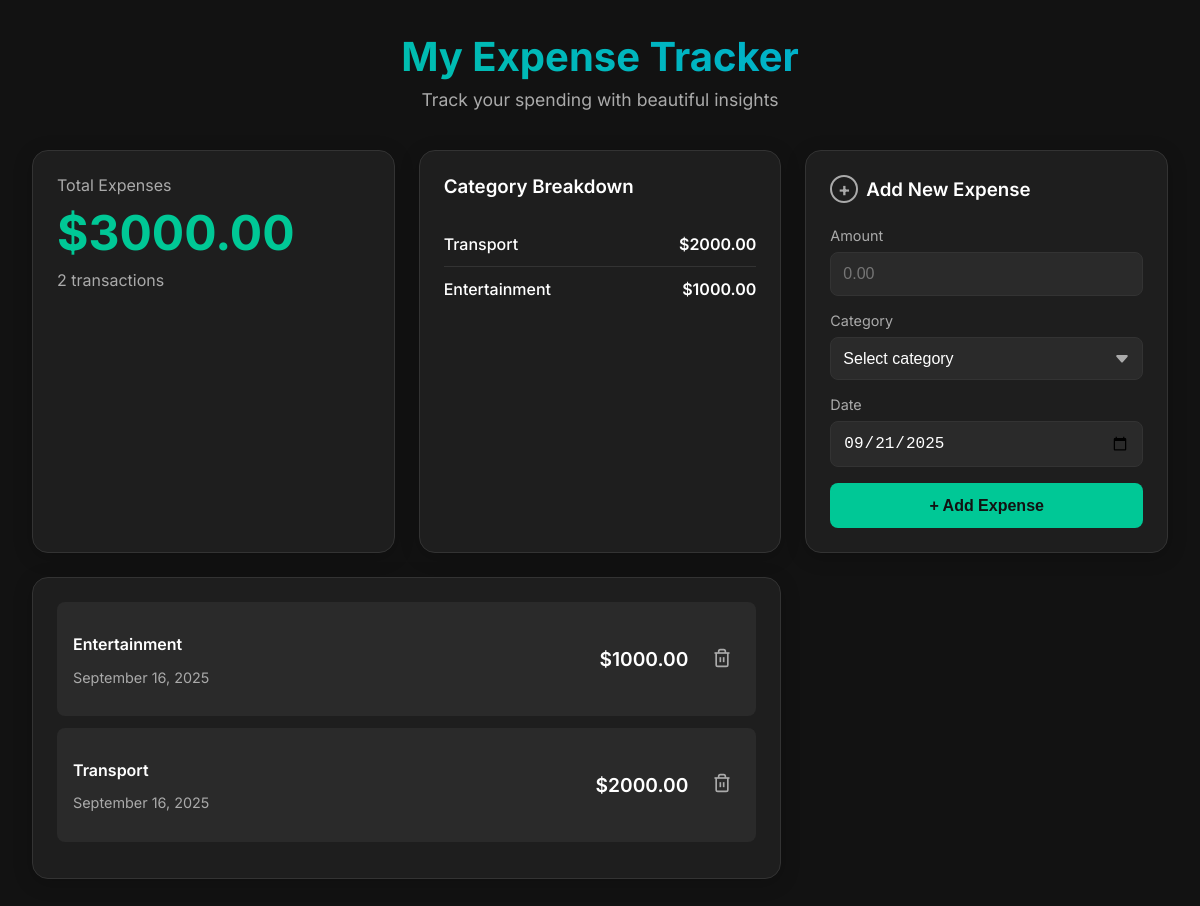
The page / on the database its author committed.
### Expense/models.py (models this page shows, shortened)
class Expense(models.Model):
    amount = models.DecimalField(max_digits=10, decimal_places=2)
    category = models.CharField(max_length=50)
    date = models.DateField()

### Expense/views.py (the view, shortened to what this page needs)
# urls.py: path('', views.expense_tracker_view, name='expense_tracker'),
def expense_tracker_view(request):
    expenses = Expense.objects.all().order_by('-date')
    total_expenses_data = expenses.aggregate(total=Sum('amount'))
    total_expenses = total_expenses_data['total'] if total_expenses_data['total'] else 0
    transaction_count = expenses.count()
    category_breakdown = expenses.values('category').annotate(total=Sum('amount')).order_by('-total')
    todays_date = date.today().strftime('%Y-%m-%d')
    context = {
        'expenses': expenses,
        'total_expenses': total_expenses,
        'transaction_count': transaction_count,
        'category_breakdown': category_breakdown,
        'todays_date': todays_date, # Add it to the context
    }
    return render(request, 'index.html', context)

### templates/index.html (shortened to what this page needs)
{% load static %}
<!DOCTYPE html>
<html lang="en">
<head>
    <link rel="stylesheet" href="{% static 'css/style.css' %}">
</head>
<body>
    <div class="container">
        <header class="header">
            <h1>My Expense Tracker</h1>
            <p>Track your spending with beautiful insights</p>
        </header>
        <main class="dashboard-grid">
            <div class="card total-expenses-card">
                <span class="card-label">Total Expenses</span>
                <h2>${{ total_expenses|floatformat:2 }}</h2>
                <p>{{ transaction_count }} transaction{{ transaction_count|pluralize }}</p>
            </div>
            <div class="card category-breakdown-card">
                <h3>Category Breakdown</h3>
                <div id="category-list" class="category-list">
                    {% if category_breakdown %}
                        {% for item in category_breakdown %}
                        <div class="category-item">
                            <span class="category-name">{{ item.category }}</span>
                            <span class="category-amount">${{ item.total|floatformat:2 }}</span>
                        </div>
                        {% endfor %}
                    {% else %}
                        <div class="empty-state">
                            <span>No expenses yet to show insights.</span>
                        </div>
                    {% endif %}
                </div>
            </div>
            <div class="card add-expense-card">
                <h3><span class="plus-icon">+</span> Add New Expense</h3>
                <form id="expense-form" method="POST" action="{% url 'expense_tracker' %}">
                    <div class="form-group">
                        <label for="amount">Amount</label>
                        <input type="number" id="amount" name="amount" placeholder="0.00" step="0.01" required>
                    </div>
                    <div class="form-group">
                        <label for="category">Category</label>
                        <select id="category" name="category" required>
                            <option value="" disabled selected>Select category</option>
                        </select>
                    </div>
                    <div class="form-group">
                        <label for="date">Date</label>
                        <input type="date" id="date" name="date" value="{{ todays_date }}" required>
                    </div>
                    <button type="submit" class="add-btn">+ Add Expense</button>
                </form>
            </div>
            <div class="card expense-list-card">
                <div id="expense-list">
                    {% if expenses %}
                        {% for expense in expenses %}
                        <div class="expense-item">
                            <div class="expense-details">
                                <p class="expense-category">{{ expense.category }}</p>
                                <p class="expense-date">{{ expense.date|date:"F j, Y" }}</p>
                            </div>
                            <p class="expense-amount">${{ expense.amount }}</p>
                            <form method="POST" action="{% url 'expense_tracker' %}" style="margin: 0;">
                                <button type="submit" class="delete-btn">
                                </button>
                            </form>
                        </div>
                        {% endfor %}
                    {% else %}
                        <div class="empty-state">
                            <h3>No expenses yet</h3>
                            <span>Start tracking your spending by adding your first expense.</span>
                        </div>
                    {% endif %}
                </div>
            </div>
        </main>
    </div>
</body>
</html>

### static/css/style.css (style rules this page uses)
:root { --bg-color: #121212; --card-color: #1E1E1E; --primary-color: #00C896; --text-color: #FFFFFF; --text-secondary: #AAAAAA; --border-color: #333333; }
body { margin: 0; font-family: 'Inter', sans-serif; background-color: var(--bg-color); color: var(--text-color); display: flex; justify-content: center; padding: 2rem; }
.container { width: 100%; max-width: 1200px; }
.header { text-align: center; margin-bottom: 2.5rem; }
.header h1 { font-size: 2.5rem; font-weight: 700; color: #00C896; margin: 0 0 0.5rem 0; background: -webkit-linear-gradient(45deg, #00C896, #00A6E3); -webkit-background-clip: text; -webkit-text-fill-color: transparent; }
.header p { font-size: 1.1rem; color: var(--text-secondary); margin: 0; }
.dashboard-grid { display: grid; grid-template-columns: repeat(auto-fit, minmax(300px, 1fr)); gap: 1.5rem; }
.card { background-color: var(--card-color); border-radius: 16px; padding: 1.5rem; box-shadow: 0 4px 20px rgba(0, 0, 0, 0.2); border: 1px solid var(--border-color); }
.card h3 { margin: 0 0 1.5rem 0; font-weight: 600; }
.total-expenses-card .card-label { color: var(--text-secondary); }
.total-expenses-card h2 { font-size: 3rem; font-weight: 700; color: var(--primary-color); margin: 0.5rem 0; }
.total-expenses-card p { color: var(--text-secondary); margin: 0; }
.category-breakdown-card .category-list { max-height: 250px; overflow-y: auto; }
.category-item { display: flex; justify-content: space-between; padding: 0.75rem 0; border-bottom: 1px solid var(--border-color); }
.category-item:last-child { border-bottom: none; }
.category-item .category-name { font-weight: 500; }
.category-item .category-amount { font-weight: 600; }
.add-expense-card h3 { display: flex; align-items: center; gap: 0.5rem; }
.add-expense-card .plus-icon { display: inline-flex; align-items: center; justify-content: center; width: 24px; height: 24px; border-radius: 50%; border: 2px solid var(--text-secondary); color: var(--text-secondary); font-weight: bold; }
.form-group { margin-bottom: 1rem; }
.form-group label { display: block; margin-bottom: 0.5rem; color: var(--text-secondary); font-size: 0.9rem; }
.form-group input, .form-group select { width: 100%; padding: 0.75rem; background-color: #2a2a2a; border: 1px solid var(--border-color); border-radius: 8px; color: var(--text-color); font-size: 1rem; box-sizing: border-box; }
.form-group select { appearance: none; background-repeat: no-repeat; background-position: right 0.75rem center; background-size: 1em; }
.add-btn { width: 100%; padding: 0.85rem; background-color: var(--primary-color); border: none; border-radius: 8px; color: var(--bg-color); font-size: 1rem; font-weight: 600; cursor: pointer; transition: background-color 0.2s; }
.expense-list-card { grid-column: span 2; }
.expense-list-card #expense-list { max-height: 400px; overflow-y: auto; }
.expense-item { display: flex; justify-content: space-between; align-items: center; padding: 1rem; background-color: #2a2a2a; border-radius: 8px; margin-bottom: 0.75rem; }
.expense-details { flex-grow: 1; }
.expense-category { font-weight: 600; margin-bottom: 0.25rem; }
.expense-date { color: var(--text-secondary); font-size: 0.9rem; }
.expense-amount { font-size: 1.2rem; font-weight: 600; }
.delete-btn { background: none; border: none; color: var(--text-secondary); cursor: pointer; padding: 0.5rem; margin-left: 1rem; }

### rows shown on the page
Expense: category "Transport", total "2000.00", date "September 16, 2025", amount "2000.00"
Expense: category "Entertainment", total "1000.00", date "September 16, 2025", amount "1000.00"

### other values the page prints
{{ total_expenses|floatformat:2 }} "3000.00"
{{ transaction_count }} "2"
